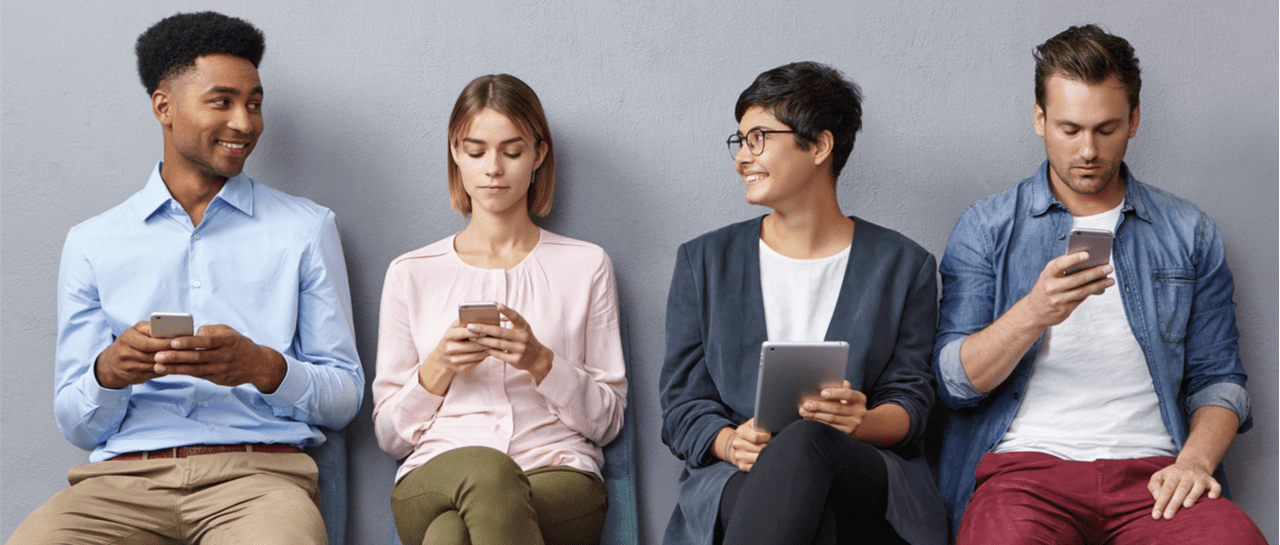
#> input picture assets/logo.jpg, 1280 x 545 px
$ python tutorial2.py
#> lines starting #> are read from the running program, lines starting #| are printed output that depends on the picture; after the words box and inside, x2 and y2 are one past the last pixel; in counts of white or black regions, pixels touching at a corner belong together
import numpy as np
import cv2
import random

img = cv2.imread('assets/logo.jpg', -1)
#> img is the input picture: shape (545, 1280, 3); mean B, G, R 140.8, 135.7, 141.9
#blue, green, red
#[255, 0, 0]
#for i in range(100): randow colors in a part of this image
#    for j in range(img.shape[1]):
#        img[i][j] = [random.randint(0, 255), random.randint(0, 255), random.randint(0, 255)]

#How to copy and paste a slice of this image
tag = img[50:150, 200:300]
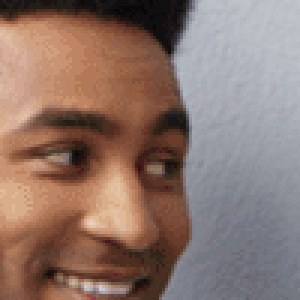
#> tag: shape (100, 100, 3) (shown 3 times larger); mean B, G, R 108.3, 117.2, 141.2
img[100:200, 150:250] = tag
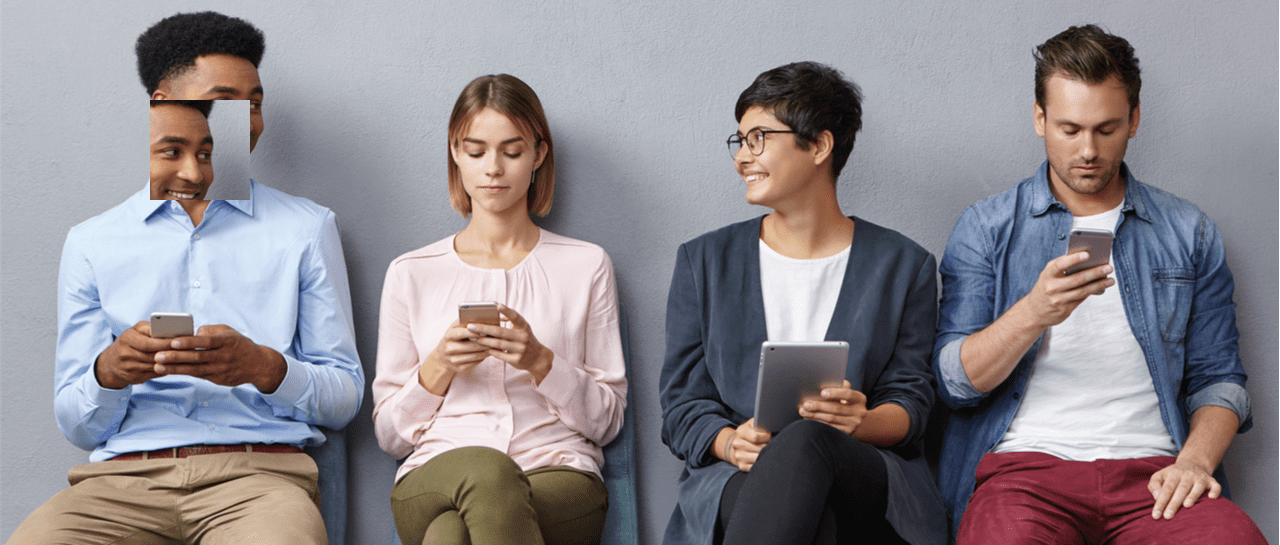
#> img: shape (545, 1280, 3); 1.4% of pixels changed, all inside (x1, y1, x2, y2) = (150, 100, 250, 200)


cv2.imshow('Image', img)
cv2.waitKey(0)
cv2.destroyAllWindows()
